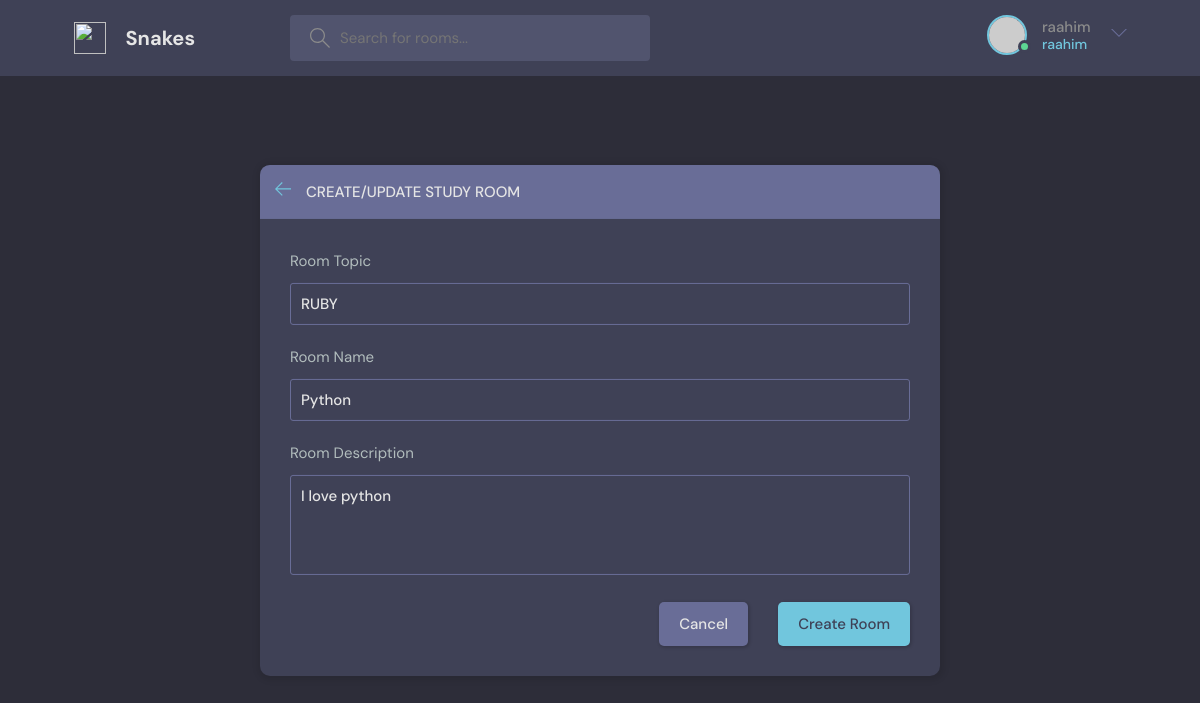
The page /update-room/1/ (signed in) on the database its author committed.
### myapp/models.py (models this page shows, shortened)
class User(AbstractUser):
    username = models.CharField(max_length=200)
    name = models.CharField(max_length=200)
    email = models.EmailField(unique=True)
    bio = models.TextField(null=True)
    avatar = models.ImageField(null=True, default="avatar.svg")
    USERNAME_FIELD = 'email'
    REQUIRED_FIELDS = ['username']

class Room(models.Model):
    host = models.ForeignKey(User, on_delete=models.SET_NULL, null=True)
    topic = models.ForeignKey(Topic, on_delete=models.SET_NULL, null=True)
    name = models.CharField(max_length=200)
    description = models.TextField(null=True)
    participant = models.ManyToManyField(User, related_name='participant', blank=True)
    updated = models.DateTimeField(auto_now=True)
    created = models.DateTimeField(auto_now_add=True)
    class Meta:
        ordering = ['-updated', '-created']

class Topic(models.Model):
    name = models.CharField(max_length=200)

### myapp/views.py (the view, shortened to what this page needs)
# urls.py: path('update-room/<str:pk>/', views.updateRoom, name='update-room'),
@login_required(login_url='/login')
def updateRoom(request, pk):
    room = Room.objects.get(id=pk)
    form = RoomForm(instance=room)
    topic = Topic.objects.all()
    if request.user != room.host:
        return HttpResponse('Not allowed')
    context = {'form': form, 'topics': topic, 'room': room}
    return render(request, 'myapp/room_form.html', context)

### myapp/forms.py
class RoomForm(ModelForm):
    class Meta:
        model = Room
        fields = '__all__'
        exclude = ['host', 'participant']

### myapp/templates/myapp/room_form.html (shortened to what this page needs)
{% extends 'main.html' %}
{% block content %}
  <main class="create-room layout">
    <div class="container">
      <div class="layout__box">
        <div class="layout__boxHeader">
          <div class="layout__boxTitle">
            <a href="{% url 'home' %}">
              <svg version="1.1" xmlns="http://www.w3.org/2000/svg" width="32" height="32" viewBox="0 0 32 32">
                <title>arrow-left</title>
                <path
                  d="M13.723 2.286l-13.723 13.714 13.719 13.714 1.616-1.611-10.96-10.96h27.625v-2.286h-27.625l10.965-10.965-1.616-1.607z">
                </path>
              </svg>
            </a>
            <h3>Create/Update Study Room</h3>
          </div>
        </div>
        <div class="layout__body">
          <form class="form" action="" method="post">
            <div class="form__group">
              <label for="room_topic">Room Topic</label>
              <input required type="text" value="{{room.topic.name}}" name="topic" list="topic_list" />
            </div>
            <div class="form__group">
              <label for="room_name">Room Name</label>
              {{form.name}}
            </div>
             <div class="form__group">
              <label for="room_description">Room Description</label>
              {{form.description}}
            </div>
            <div class="form__action">
              <a class="btn btn--dark" href="{% url 'home' %}">Cancel</a>
              <button class="btn btn--main" type="submit">Create Room</button>
            </div>
          </form>
        </div>
      </div>
    </div>
  </main>
{% endblock content %}

### templates/navbar.html (shortened to what this page needs)
{% load static %}
<header class="header header--loggedIn">
    <div class="container">
        <a href="{% url 'home' %}" class="header__logo">
            <img src="https://cdn2.iconfinder.com/data/icons/animals-nature-2/50/1F40D-snake-512.png"/>
            <h1>Snakes</h1>
        </a>
        <form class="header__search" method="GET" action="{% url 'home' %}">
            <label>
                <input type="text" name="q" placeholder="Search for rooms..."/>
            </label>
        </form>
        <nav class="header__menu">
            <div class="header__user">
                {% if request.user.is_authenticated %}
                <a href="{% url 'login' %}">
                    <div class="avatar avatar--medium active">
                        <img src="https://randomuser.me/api/portraits/men/37.jpg"/>
                    </div>
                    <p>{{request.user.username}}<span>{{request.user.username}}</span></p>
                </a>
                {% else %}
                <a href="{% url 'login' %}">
                    <img src="{% static 'images/avatar.svg' %}"/>
                    <a href="{% url 'login' %}">Login</a>
                </a>
                {% endif %}
                <button class="dropdown-button">
                    <svg version="1.1" xmlns="http://www.w3.org/2000/svg" width="32" height="32" viewBox="0 0 32 32">
                        <title>chevron-down</title>
                        <path d="M16 21l-13-13h-3l16 16 16-16h-3l-13 13z"></path>
                    </svg>
                </button>
            </div>
        </nav>
    </div>
</header>

### rows shown on the page
User: user.username "raahim"
Room: topic "RUBY", name "Python", description "I love python"
